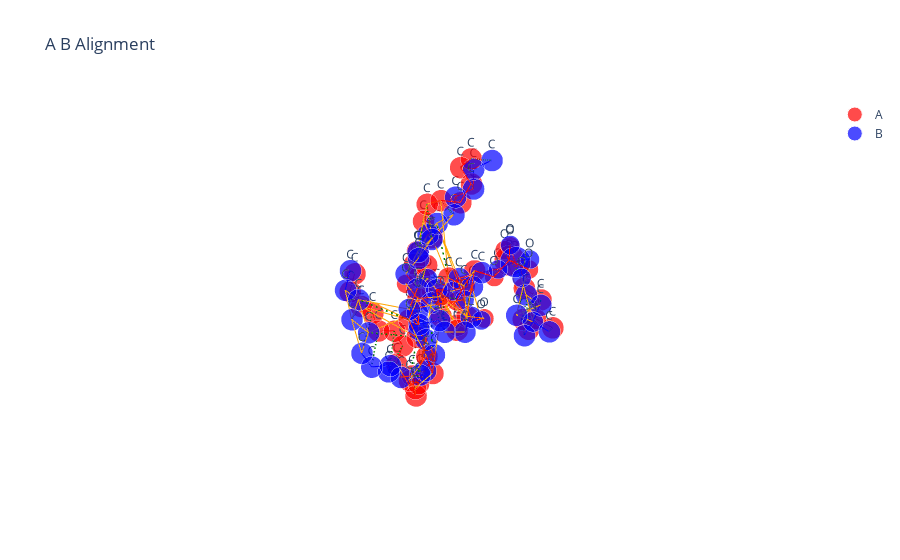

Notebook cell for this chart:
### Markdown cell above
ArbAlign alignment

### Code cell
data_path = "../Data/extra_bio_ligands"
ligand = '1ln1_DLP'
i = 8
nameB = f'{ligand}_model_{str(i)}_chainB_pH74'+'_arbalign.xyz'
path1 = os.path.join(data_path, 'extra_bio_ligands_reference', f'{ligand}.xyz')
path2 = os.path.join('arbalign_output', f'{ligand}_model_{str(i)}_chainB_pH74'+'-aligned_to-'+ligand+'.xyz')
molA = next(pybel.readfile("xyz", path1))
molB = next(pybel.readfile("xyz", path2))
X_A, T_A, B_A = otm.tl.process_molecule(molA, heavy_atoms_only=True) 
X_B, T_B, B_B = otm.tl.process_molecule(molB, heavy_atoms_only=True)
X_B_aligned, _, _ = otm.tl.kabsch(X_A, X_B, np.eye(X_A.shape[0]))
otm.tl.write_xyz_with_custom_labels(
    os.path.join('arbalign_output', nameB), 
    X_B_aligned, 
    T_B,
    comment="aligned by ArbAlign")
print(otm.tl.root_mean_square_deviation(X_A, X_B_aligned))
otm.pl.interactive_alignment_plot(X_A, X_B_aligned, T_A, T_B, B_A, B_B, assignment=np.arange(X_A.shape[0]))
